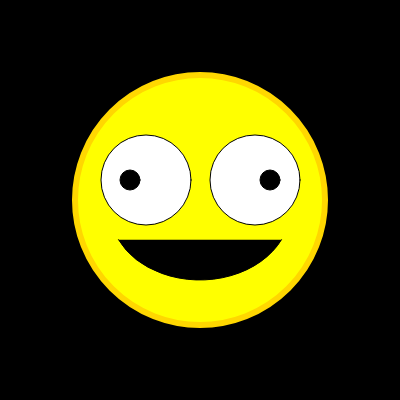
Frame 1 (no input)
Frame 60 (no input): identical to frame 1, image omitted
Frame 120 (the mouse pressed at the canvas centre since frame 60): identical to frame 1, image omitted

The p5.js sketch that drew this single still picture (run headless with seeded random() and noise() and a simulated clock; from frame 60 on, the mouse is pressed at the canvas centre):

// p5.js sketch
// ── sketch.js
function setup() {
  createCanvas(400, 400);
}

function draw() {
  background(0);

    stroke("gold"); // set the stroke (line) color 
  strokeWeight(6); // set the stroke thickness
  fill("yellow"); // set the fill color

  // draw an ellipse with 250 pixel diameter
  // with its center at x position 200
  // and at y position 200
  ellipse(200,200,250,250) 
  stroke("black")
  strokeWeight(1)
  fill("white")
  ellipse(146, 180, 90);


  stroke("black")
  strokeWeight(1)
  fill("white")
  ellipse(255, 180, 90);

  fill("black")
  ellipse(130, 180, 20)

  fill("black")
  ellipse(270, 180, 20)

  

  arc(200, 210, 180, 140, PI / 9, 8 * PI / 9, OPEN);
  }
// ── Smiling Friends.html
<!DOCTYPE html>
<html lang="en">
<head>
    <meta charset="utf-8">
    <script src="https://cdnjs.cloudflare.com/ajax/libs/p5.js/1.6.0/p5.js"></script>


    <title>Emoji</title> 
    <!--
        Use this page to complete the "Emoji" exercise:
        https://canvas.umw.edu/courses/1498218/assignments/11723272
    -->  
    <h1 class="Smiling"> <span style="color: yellow;">S</span><span style="color: pink;">M</span><span style="color: indianred;">l</span><span style="color: lawngreen">L</span><span style="color:yellow;">l</span><span style="color: pink;">N</span><span style="color:indianred;">G</span> <span style="color:lawngreen;">F</sapn><span style="color: powderblue;">R</sapn><span style="color:yellow;">l</span><span style="color:pink;">E</span><span style="color:indianred;">N</span><span style="color: lawngreen;">D</sapn><span style="color: powderblue;">S</span> </h1>

    <style type="text/css">
        body {
            background-color: #444444;
        }
        main {
            width: 100%;
        }
        canvas {
            display:block;
            margin: 0 auto;
        }

        .Smiling {
            position: relative;
            right: -793px;
            bottom: -400px;
            color: white;
            font-family: cursive;
            line-height: 30px;
            letter-spacing: 2px;

        }
    </style>

</head>
<body>
    <main>
    </main>
    <script src="sketch.js">
        function setup() {
            createCanvas(400, 400);
        }

        function draw() {
            background(22);


        
      stroke("gold"); // set the stroke (line) color 
  strokeWeight(6); // set the stroke thickness
  fill("yellow"); // set the fill color

  // draw an ellipse with 250 pixel diameter
  // with its center at x position 200
  // and at y position 200
  ellipse(200,200,250,250) 
  } 
    </script>


</body>
</html> 
